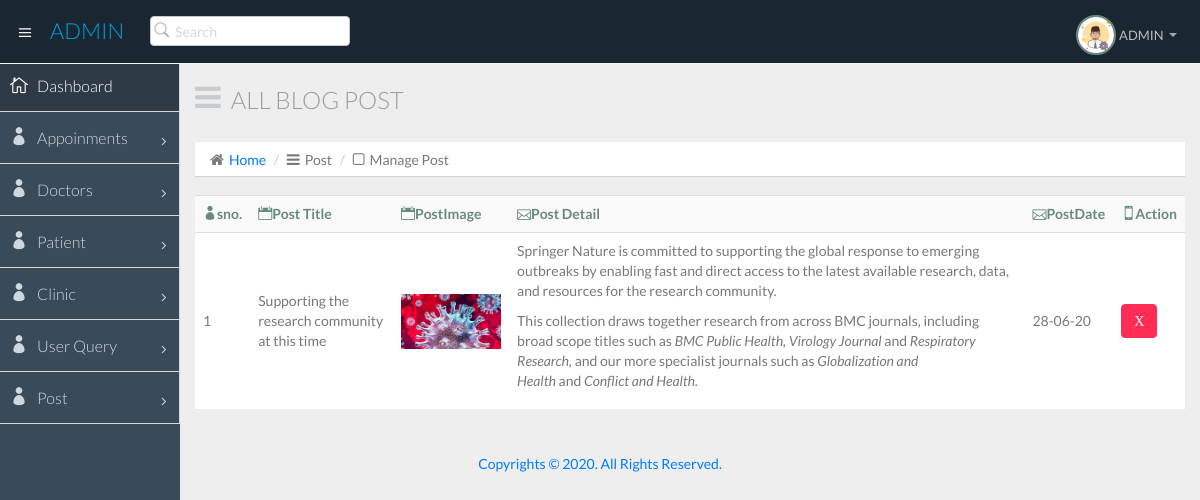
The app's page /admin/managepost.php with its own data.
### tables this page shows
CREATE TABLE `blogpost` (
  `id` int(5) NOT NULL,
  `posttitle` varchar(300) DEFAULT NULL,
  `postdetail` longtext DEFAULT NULL,
  `image` longtext DEFAULT NULL,
  `postdate` varchar(50) DEFAULT NULL
);

### admin/managepost.php (the view, shortened to what this page needs)
<?php
require('./comnpages/config.php');
?>
<!DOCTYPE html>
<html lang="en">
  <head>
    <link href="css/bootstrap.min.css" rel="stylesheet">
    <link href="css/bootstrap-theme.css" rel="stylesheet">
    <link href="css/elegant-icons-style.css" rel="stylesheet" />
    <link href="css/font-awesome.min.css" rel="stylesheet" />
    <link href="css/style.css" rel="stylesheet">
    <link href="css/style-responsive.css" rel="stylesheet" />
  </head>
  <body>
  <section id="container" class="">
      <?php require('./comnpages/header.php'); ?>
	   <?php require('./comnpages/side.php'); ?>
      <section id="main-content">
          <section class="wrapper">
		  <div class="row">
				<div class="col-lg-12">
					<h3 class="page-header"><i class="fa fa fa-bars"></i>All Blog Post</h3>
					<ol class="breadcrumb">
						<li><i class="fa fa-home"></i><a href="index.html">Home</a></li>
						<li><i class="fa fa-bars"></i>Post</li>
						<li><i class="fa fa-square-o"></i>Manage Post</li>
					</ol>
				</div>
			</div>
              <div class="row">
                  <div class="col-lg-12">
                      <section class="panel">
                          <table class="table table-striped table-advance table-hover">
                           <tbody>
                              <tr>
                                 <th><i class="icon_profile"></i>sno.</th>
                                 <th><i class="icon_calendar"></i>Post Title</th>
                                 <th><i class="icon_calendar"></i>PostImage</th>
                                 <th><i class="icon_mail_alt"></i>Post Detail</th>
                                 <th><i class="icon_mail_alt"></i>PostDate</th>
                                 <th><i class="icon_mobile"></i>Action</th>
                              </tr>
							  <?php
							$select = mysqli_query($conn,"SELECT * FROM blogpost");
		                     $noofrows=mysqli_num_rows($select);
							 $count=0;
							 if($noofrows>0)
							 {
		                      while($row= mysqli_fetch_array($select))
		                          {
		                            $count++;
							  ?>
                              <tr>
                                 <td><?php echo $count; ?></td>
                                 <td><?php echo $row['posttitle']; ?></td>
                                 <td><image src="../<?php echo $row['image'];?>" width="100px"></td>
                                 <td><?php echo$row['postdetail']; ?></td>
                                 <td><?php echo$row['postdate']; ?></td>
								 <td>
					<a onclick="return confirm('Are you sure you want to delete this record');" href="deletepost.php?
					id=<?php echo $row['id'];?>&action=delete"
					title="Delete" class="btn btn-danger">
					<i class="fa fa-remove" > X </i></a>
				  </td>
                              </tr>
							  <?php
								  }}
							  ?>
                             </tbody>
                        </table>
                      </section>
                  </div>
              </div>
          </section>
      </section>
		  <?php include("./comnpages/credit.php");?>
  </section>
  </body>
</html>

### records on screen
blogpost: posttitle "Supporting the research community at this time", image (picture), postdetail "Springer Nature is committed to supporting the global response to emerging outbreaks by enabling fast and direct access to the latest available research, data, and resources for the research community. This collection draws together research from across BMC journals, including broad scope titles such as BMC Public Health, Virology Journal and Respiratory Research, and our more specialist journals such as Globalization and Health and Conflict and Health.", postdate "28-06-20"
